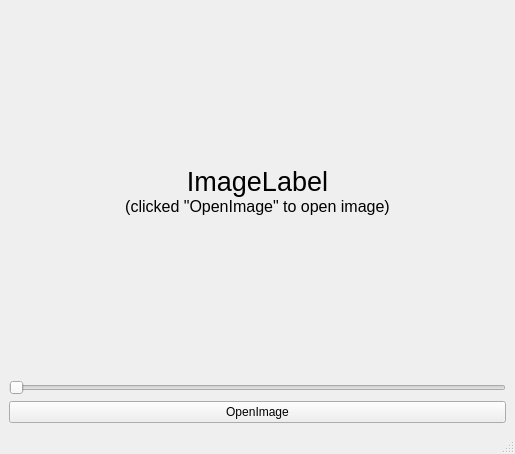
<?xml version="1.0" encoding="UTF-8"?>
<ui version="4.0">
 <class>MainWindow</class>
 <widget class="QMainWindow" name="MainWindow">
  <property name="geometry">
   <rect>
    <x>0</x>
    <y>0</y>
    <width>515</width>
    <height>454</height>
   </rect>
  </property>
  <property name="windowTitle">
   <string>MainWindow</string>
  </property>
  <widget class="QWidget" name="centralwidget">
   <layout class="QVBoxLayout" name="verticalLayout_2">
    <item>
     <layout class="QVBoxLayout" name="verticalLayout">
      <item>
       <widget class="QLabel" name="label">
        <property name="sizePolicy">
         <sizepolicy hsizetype="Expanding" vsizetype="Expanding">
          <horstretch>0</horstretch>
          <verstretch>0</verstretch>
         </sizepolicy>
        </property>
        <property name="text">
         <string>&lt;html&gt;&lt;head/&gt;&lt;body&gt;&lt;p align=&quot;center&quot;&gt;&lt;span style=&quot; font-size:20pt;&quot;&gt;ImageLabel&lt;br/&gt;&lt;/span&gt;&lt;span style=&quot; font-size:12pt;&quot;&gt;(clicked &amp;quot;OpenImage&amp;quot; to open image)&lt;/span&gt;&lt;/p&gt;&lt;/body&gt;&lt;/html&gt;</string>
        </property>
        <property name="wordWrap">
         <bool>false</bool>
        </property>
       </widget>
      </item>
      <item>
       <widget class="QSlider" name="horizontalSlider">
        <property name="maximum">
         <number>10</number>
        </property>
        <property name="orientation">
         <enum>Qt::Horizontal</enum>
        </property>
       </widget>
      </item>
      <item>
       <widget class="QPushButton" name="pushButton">
        <property name="sizePolicy">
         <sizepolicy hsizetype="Expanding" vsizetype="Fixed">
          <horstretch>0</horstretch>
          <verstretch>0</verstretch>
         </sizepolicy>
        </property>
        <property name="text">
         <string>OpenImage</string>
        </property>
       </widget>
      </item>
     </layout>
    </item>
   </layout>
  </widget>
  <widget class="QMenuBar" name="menubar">
   <property name="geometry">
    <rect>
     <x>0</x>
     <y>0</y>
     <width>515</width>
     <height>20</height>
    </rect>
   </property>
  </widget>
  <widget class="QStatusBar" name="statusbar"/>
 </widget>
 <resources/>
 <connections/>
</ui>
